Frame 1 (no input): blank canvas, image omitted
Frame 60 (the mouse pressed at the canvas centre just before this capture): blank canvas, image omitted
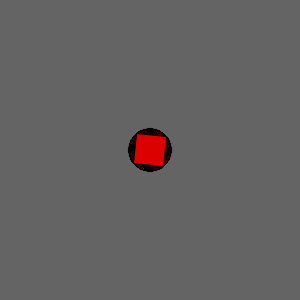
Frame 120 (the mouse held since frame 60 and released just before this capture)

The Processing sketch whose frames 1 and 60 were blank and that drew this single picture after the mouse press (run headless with seeded random() and noise(); from frame 60 on, the mouse is pressed at the canvas centre):

// Processing sketch: processing_95364
// ── processing_95364.pde

// Cliquer pour ajouter des bibittes.
// Appuyer sur une touche du clavier pour eliminer
// la derniere bibitte qui a ete ajoutee
 
 
ArrayList <Bibitte> bibittes;
 
void setup() {
   
  size(300,300);
  smooth();
   
  // Un ArrayList est un objet
  bibittes = new ArrayList();
 
}
 
 
void draw() {
   
  background(100);
   
  // Pour trouver la taille d'un tableau, on utilise .length
  // Pour trouver la taille d'un  ArrayList, on untile .size()
   for ( int i = 0 ; i < bibittes.size() ; i++ ) {
     Bibitte b = bibittes.get(i);
     b.draw();
   }
    
   if (mousePressed) {
  color c = color(random(256),0,0);
  Bibitte b = new RectQuiTourne(mouseX,mouseY,c);
  bibittes.add(b);
}
}
 
 
 
void keyPressed() {
   
  if ( bibittes.size() > 0 ) {
    // Retirer la derniere
    bibittes.remove( bibittes.size()-1 );
     
  }
   
}

class Bibitte {
  
 
 float x;
 float y;
 color c;
 
  Bibitte( float x , float y , color c ) {
    
   this.x = x;
   this.y = y;
   this.c = c;
     
  }
   
   
  void draw() {
     
    x = x + random(-2,2);
    y = y + random(-2,2);
     
    noStroke();
    fill(c);
    ellipse( x , y , 10 , 10 );
     
  }
   
   
   
}



class RectQuiTourne extends Bibitte {
  
  float compteur;
  
  RectQuiTourne( float x , float y , color c ) {
    super(x,y,c);
    
  }
  
  void draw() {
    
    compteur = compteur + 0.1;
    pushMatrix();
    translate(x,y);
    rotate(compteur);
    rectMode(CENTER);
    fill(c);
    rect(0,0,30,30);
    popMatrix();
    
    
  }
  
  
  
  
  
}
